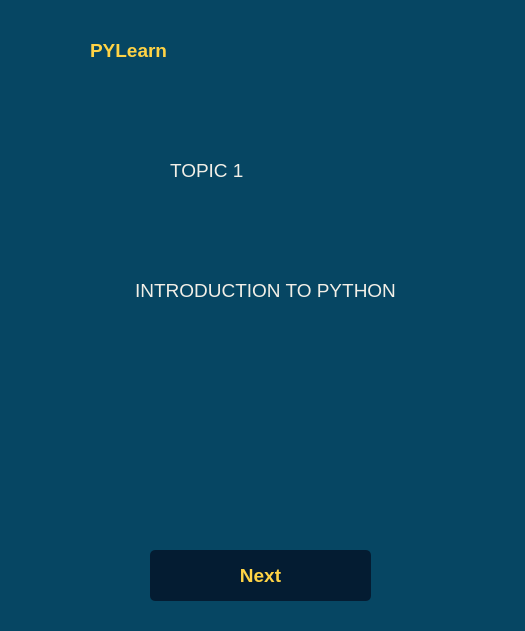
<?xml version="1.0" encoding="UTF-8"?>
<ui version="4.0">
 <class>Topic</class>
 <widget class="QWidget" name="TopicFirstPage">
  <property name="geometry">
   <rect>
    <x>0</x>
    <y>0</y>
    <width>525</width>
    <height>631</height>
   </rect>
  </property>
  <property name="styleSheet">
   <string notr="true">
    QWidget {
        background-color: #064663;
        color: #f2efe7;
        font-size: 14pt;
    }
    QLabel#logoLabel {
        color: #ffd345;
        font-weight: bold;
    }
    QLabel#descriptionLabel {
        border: 2px solid  #ffd345;
        padding: 10px;
        background-color: #064663;
        color: #f2efe7;
    }
    QPushButton#nextButton {
        background-color: #041c32;
        color: #ffd345;
        font-weight: bold;
        padding: 10px;
        border-radius: 5px;
    }
    QPushButton#nextButton:hover {
        background-color: #0b5a7b;
    }
   </string>
  </property>
  <widget class="QLabel" name="logoImage">
   <property name="geometry">
    <rect>
     <x>20</x>
     <y>20</y>
     <width>61</width>
     <height>61</height>
    </rect>
   </property>
   <property name="text">
    <string/>
   </property>
   <property name="pixmap">
    <pixmap>pylogo.png</pixmap>
   </property>
   <property name="scaledContents">
    <bool>true</bool>
   </property>
  </widget>
  <widget class="QLabel" name="logoLabel">
   <property name="geometry">
    <rect>
     <x>90</x>
     <y>30</y>
     <width>200</width>
     <height>40</height>
    </rect>
   </property>
   <property name="styleSheet">
    <string notr="true">font: 18pt &quot;Segoe UI&quot;; color: #ffd345;</string>
   </property>
   <property name="text">
    <string>PYLearn</string>
   </property>
  </widget>
  <widget class="QLabel" name="topicTitle">
   <property name="geometry">
    <rect>
     <x>60</x>
     <y>180</y>
     <width>411</width>
     <height>221</height>
    </rect>
   </property>
   <property name="minimumSize">
    <size>
     <width>400</width>
     <height>150</height>
    </size>
   </property>
   <property name="styleSheet">
    <string notr="true">font: 26pt &quot;MS Shell Dlg 2&quot;;</string>
   </property>
   <property name="text">
    <string>INTRODUCTION TO PYTHON</string>
   </property>
   <property name="alignment">
    <set>Qt::AlignCenter</set>
   </property>
   <property name="wordWrap">
    <bool>true</bool>
   </property>
  </widget>
  <widget class="QLabel" name="topicNumber">
   <property name="geometry">
    <rect>
     <x>170</x>
     <y>150</y>
     <width>201</width>
     <height>41</height>
    </rect>
   </property>
   <property name="styleSheet">
    <string notr="true">font: 28pt &quot;MS Shell Dlg 2&quot;;</string>
   </property>
   <property name="text">
    <string>TOPIC 1</string>
   </property>
  </widget>
  <widget class="QPushButton" name="nextButton">
   <property name="geometry">
    <rect>
     <x>150</x>
     <y>550</y>
     <width>221</width>
     <height>51</height>
    </rect>
   </property>
   <property name="text">
    <string>Next</string>
   </property>
  </widget>
 </widget>
 <resources/>
 <connections/>
</ui>
